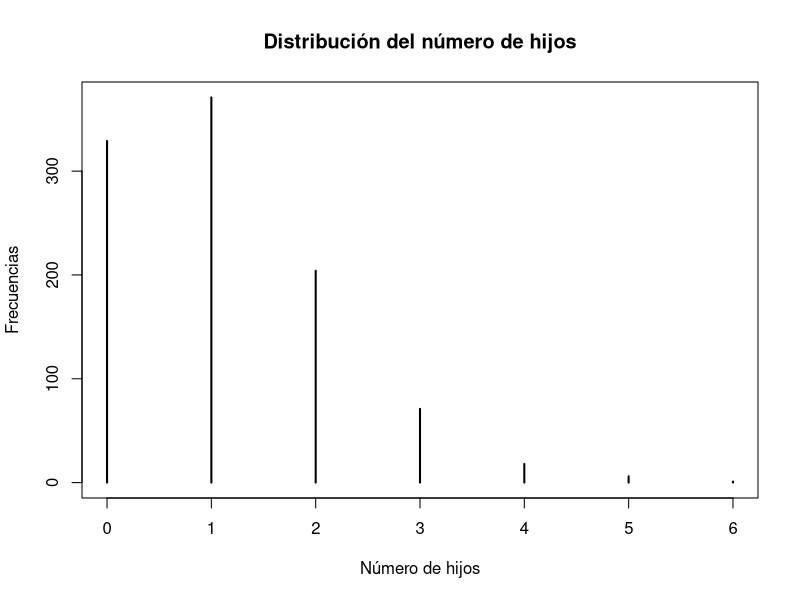
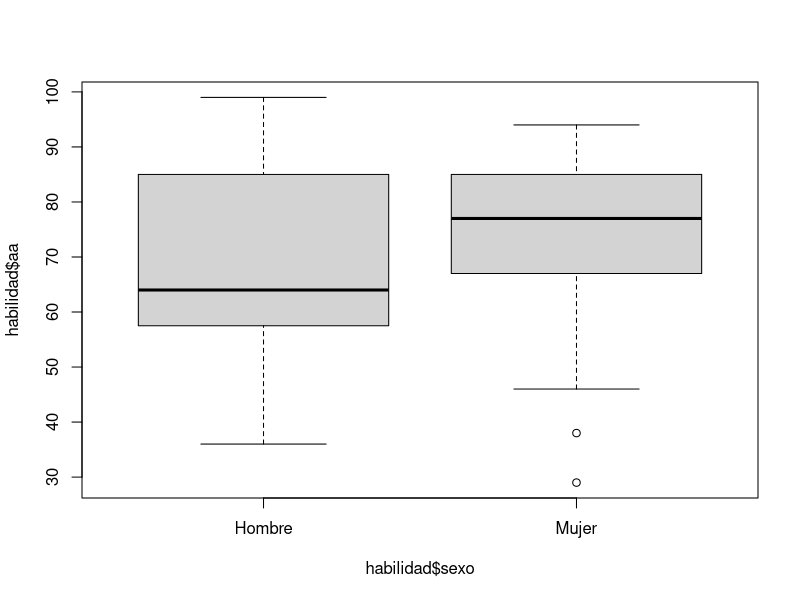
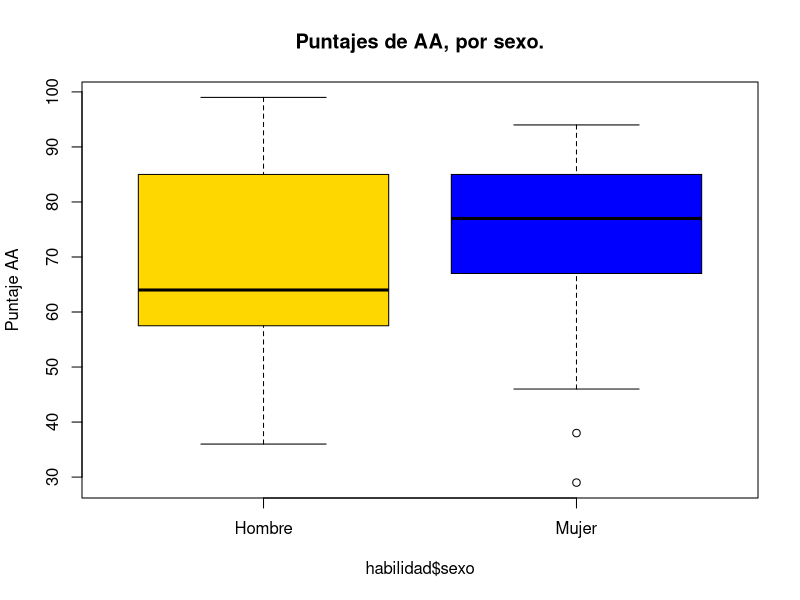

Write the R code that produced these figures, in order.
## ---- chunk 1
simulados<-data.frame(id=1:1000,
                      grupo = c(rep("Tratamiento",500), rep("Control", 500)),
                      edad = sample(15:65,1000,replace = TRUE),
                      nhijos = rpois(1000,1.1),
                      iq = rnorm(1000, mean = 100, sd = 15),
                      psu = rnorm(1000, mean = 500, sd = 110),
                      rep_psu = rgeom(1000, 0.8),
                      trabaja = sample(c("Sí", "No"), 1000, replace = TRUE))

## ---- chunk 2
str(simulados)
## ---- chunk 3
head(simulados, 10)
## ---- chunk 4
habilidad<-read.fwf("./BASE.TXT", widths = c(2,2,2,1,1,1,1,1), 
          col.names = c("id", "aa", "edpad", "motivacion", "evaluacion", 
                        "religion", "sexo", "ubicacion"))
## ---- chunk 5
habilidad$motivacion<-factor(habilidad$motivacion, levels = c(0,1,2), 
                             labels = c("Baja", "Media", "Alta"))

habilidad$evaluacion<-factor(habilidad$evaluacion, levels = c(0,1,2), 
                             labels = c("No ingresa", "Indeciso", "Ingresa"))

habilidad$religion<-factor(habilidad$religion, levels = c(0,1,2), 
                           labels = c("Católico", "Protestante", "Judio"))

habilidad$sexo<-factor(habilidad$sexo, levels = c(0,1), 
                       labels = c("Hombre", "Mujer"))

habilidad$ubicacion<-factor(habilidad$ubicacion, levels = c(0,1), 
                            labels = c("Urbano", "Rural"))
## ---- chunk 6
str(habilidad)
## ---- chunk 7
head(habilidad, 10)
## ---- chunk 8
summary(simulados)
## ---- chunk 9
mean(simulados$edad)
## ---- chunk 10
mean(habilidad$aa)
## ---- chunk 11
mean(habilidad$aa, na.rm = TRUE)
## ---- chunk 12
median(simulados$edad)
## ---- chunk 13
median(habilidad$aa, na.rm = TRUE)
## ---- chunk 14
table(simulados$nhijos)

table(habilidad$edpad)
## ---- chunk 15
plot(table(simulados$nhijos), main = "Distribución del número de hijos",
     xlab = "Número de hijos", ylab = "Frecuencias")
## ---- chunk 16
range(simulados$iq)
## ---- chunk 17
range(habilidad$aa)
## ---- chunk 18
range(habilidad$aa, na.rm = TRUE)
## ---- chunk 19
var(simulados$edad)
## ---- chunk 20
var(habilidad$aa, na.rm = TRUE)
## ---- chunk 21
sqrt(var(simulados$edad))
## ---- chunk 22
sd(habilidad$aa, na.rm = TRUE)
## ---- chunk 23
quantile(simulados$edad)
## ---- chunk 24
quantile(habilidad$aa, probs = c(0.27, 0.54, 0.81), na.rm = TRUE)
## ---- chunk 25
tapply(simulados$edad, simulados$grupo, mean)
## ---- chunk 26
tapply(habilidad$aa, habilidad$sexo, mean, na.rm = TRUE)
## ---- chunk 27
by(habilidad$aa, habilidad$sexo, mean, na.rm = TRUE)
## ---- chunk 28
mean(habilidad$aa[habilidad$sexo=="Hombre"], na.rm = TRUE)
## ---- chunk 29
sd(habilidad$aa[habilidad$sexo=="Mujer"], na.rm = TRUE)
## ---- chunk 30
aggregate(habilidad$aa ~ habilidad$sexo, FUN = mean, na.rm=TRUE)
## ---- chunk 31
boxplot(habilidad$aa~habilidad$sexo, na.rm=TRUE)
## ---- chunk 32
boxplot(habilidad$aa~habilidad$sexo, na.rm=TRUE, main = "Puntajes de AA, por sexo.",
        ylab = "Puntaje AA", col = c("gold", "blue"))
## ---- chunk 33
install.packages("psych", repos = 'https://dirichlet.mat.puc.cl/')
library(psych)
## ---- chunk 34
describe(habilidad$edpad)
## ---- chunk 35
describe(simulados)
